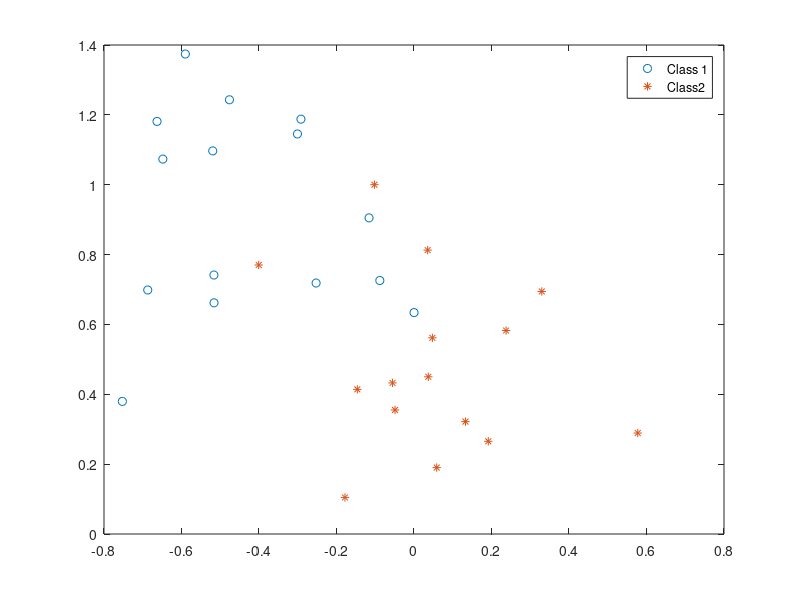
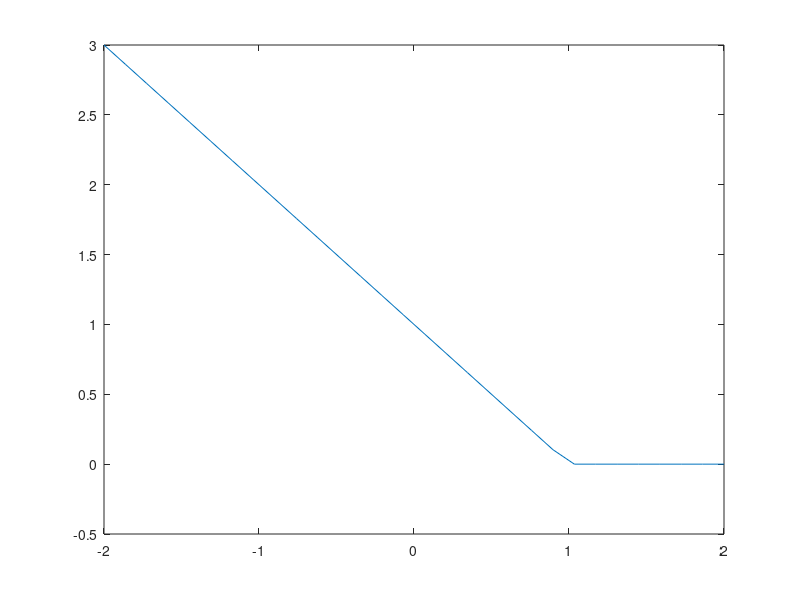

These figures' MATLAB source, in order: (Note: this script raises an error after producing the figures.)
%%   Support Vector Machine (SVM) example
%
%     We have binary data, and the two classes are labeled +1 and -1.
%     The data is d-dimensional, and we have n samples
% 
% 
%     This example show show to solve the standard SVM using the hinge-loss
%     and l2 penalty. Then it shows how it is easy with TFOCS to generalize
%     the SVM problem and use the l1 penalty instead of the l2 penalty,
%     which has the effect of encouraging sparsity.
% 
%     For a more detailed example, see the /examples/largescale/demo_SVM.m
%     code in the TFOCS release.

% Before running this, please add the TFOCS base directory to your path
addpath e:/codes/TFOCS-1.3.1

%% Generate a new problem

randn('state',23432);
rand('state',3454);

n = 30;
d = 2; % 2D data is nice because it's easy to visualize

n1 = round(.5*n);   % number of -1 (this is data from one "class")
n2 = n - n1;        % number of +1 (this is data from the other "class")

% Generate data
mean1   = [-.5,1];
% mean2   = [.6,.2]; % can be separated
mean2   = [.1,.5]; % cannot be separated, so a bit more interesting
s       = .25;  % standard deviation
x1  = repmat(mean1,n1,1) + s*randn(n1,2);
x2  = repmat(mean2,n2,1) + s*randn(n2,2);

X = [x1; x2];
labels = [ ones(n1,1); -ones(n2,1) ];

% Plot the data:
figure(1); clf;
hh = {};
hh{1}=plot(x1(:,1), x1(:,2), 'o' );
hold all
hh{2}=plot(x2(:,1), x2(:,2), '*' );
legend('Class 1','Class 2');
xl = get(gca,'xlim');
yl = get(gca,'ylim');
legend([hh{1:2}],'Class 1','Class2');
%% Introduce the SVM problem formulations
% The hinge-loss can be defined in Matlab as:
hinge = @(x) sum(max(0,1-x));
%%
% To see what it looks like:
grid = linspace(-2,2,30);
figure(2); 
plot( grid, max(0,1-grid) )
ylim( [-.5,3] ); set(gcf,'Position',[100,100,350,250] );
%%
% Then the standard SVM in primal form is the following:
%
% minimize_{m,b} hinge( labels.*( X*m - b ) ) + lambda_A*norm(m,2)
%
% where X is the data matrix (dimensions n x d ), m is the slope (dimension d x 1 ),
% and b is an offset (dimension 1 for our example).
% 
% To put this in a more amenable format, introduce the variable "a"
% and let a = [m;b], so "a" has dimensions (d+1) x 1.
% Then we can express "X*m-b" as "[X,-ones(n,1)]*a".
% For this reason, we introduce the following linear operator:
linearF     = diag(labels)*[ X, -ones(n,1) ];

%%
% So now, the problem is:
%
% minimize_{a} hinge( linearF*a ) + lambda_A*norm( [ones(d,1); 0] * a )
%
% (in the "norm" term, we want a 0 term in front of a(d+1) since we 
% do not wish to penalize the norm of the constant offset).
%
% A reasonable value of lambda_A is:
lambda_A    = 10;

%% Introduce the sparse SVM formulation
% The sparse SVM is designed to induce sparsity in the slope variable
% m by replacing the lambda_A*norm(m,2) term with a lambda_B*norm(m,1)
% term, since the l1 term drives small coefficients to zero.
% Here's a reasomable value for lambda_B:
lambda_B    = 4;

%% Solve SVM
mu          = 1e-2;     % smoothing parameter
%%
% Dualize the hinge loss and the l2 terms:
prox        = { prox_hingeDual(1,1,-1), proj_l2(lambda_A) };
%%
% Make the affine operator:
offset1     = [];
linearF2    = diag( [ones(d,1);0] );
offset2     = [];
affineF     = { linearF, offset1; linearF2, offset2 };
ak          = tfocs_SCD([],affineF, prox, mu);

%% 
% Plot
m       = ak(1:2); % slope
b       = ak(3);   % intercept
grid    = linspace(-.5,1,100);
figure(1);
hh{3}   = plot( grid, (b-m(1)*grid)/m(2) );
xlim(xl); ylim(yl);
legend([hh{1:3}],'Class 1','Class2','SVM');

%% Solve Sparse SVM
PROBLEM     = 2;
mu          = 1e-2;     % smoothing parameter
opts        = [];
opts.tol    = 1e-3;
%%
% Dualize the hinge loss to get 'prox_hingeDual'
% For the hingeDual, scale by -1 since we want polar cone, not dual cone
% Dualize the l1 term to get the linf term
prox        = { prox_hingeDual(1,1,-1), proj_linf(lambda_B) };
linearF2    = diag( [ones(d,1);0] );
ak          = tfocs_SCD([],{linearF,[];linearF2,[]}, prox, mu,[],[],opts);

%% 
% Plot
m       = ak(1:2); % slope
b       = ak(3);   % intercept
grid    = linspace(-.5,1,100);
hh{4}   = plot( grid, (b-m(1)*grid)/m(2) );
xlim(xl); ylim(yl);
legend([hh{:}],'Class 1','Class2','SVM','sparse SVM');

%%
% You can see that the sparse SVM hyperplane is vertical! This is because
% only the x-component is zero, and only the y-component is non-zero.
% So it is "sparse" (though in this 2D example, "sparsity" doesn't mean
% much).  For larger dimensional data, the idea is that identifying
% a hyperplane that only has a few non-zeros will allow you to identify
% which dimensions are actually important.

%%
% TFOCS v1.1 by Stephen Becker, Emmanuel Candes, and Michael Grant.
% Copyright 2012 California Institute of Technology and CVX Research.
% See the file TFOCS/license.{txt,pdf} for full license information.
